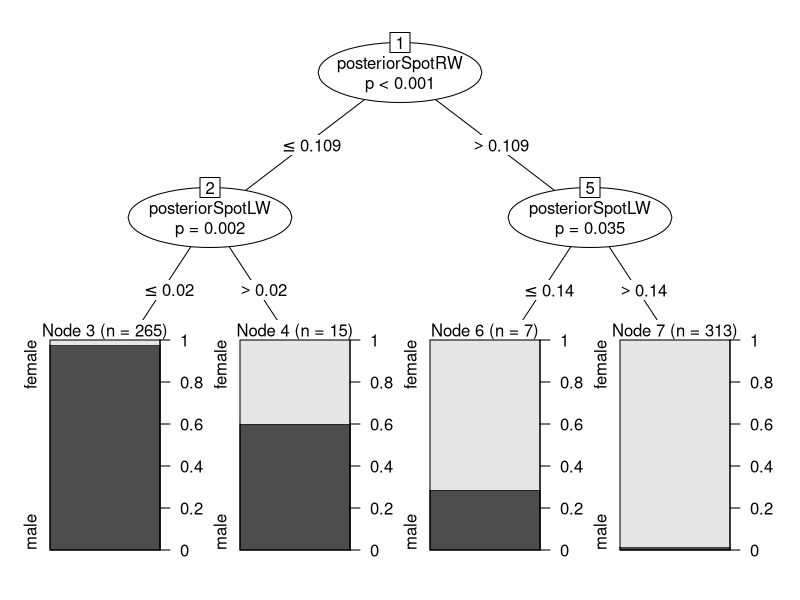
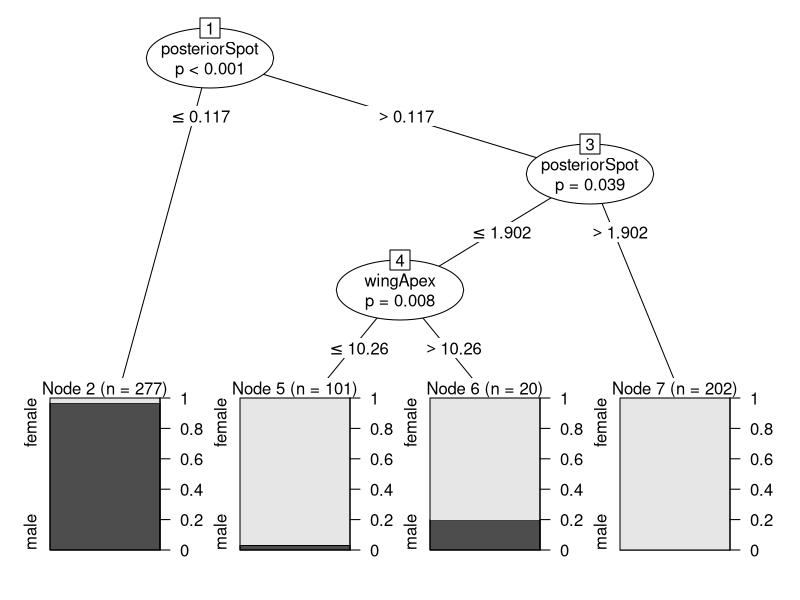
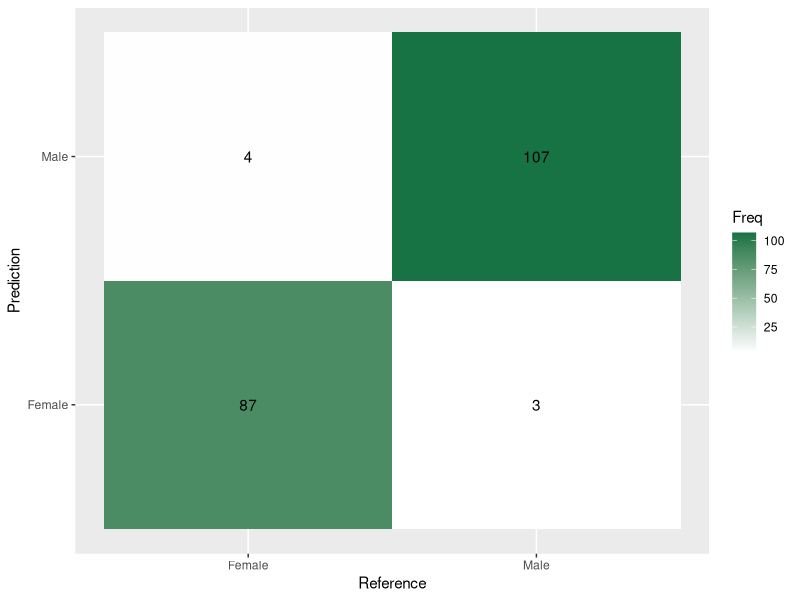
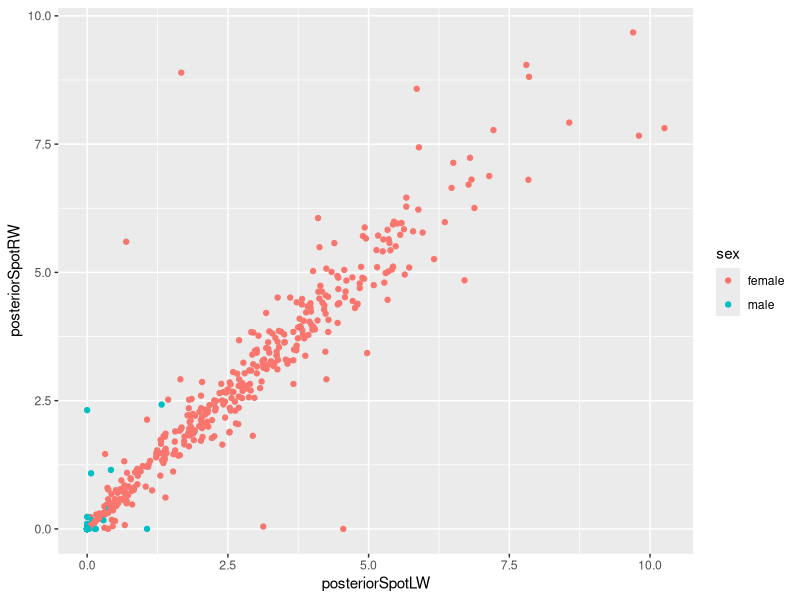
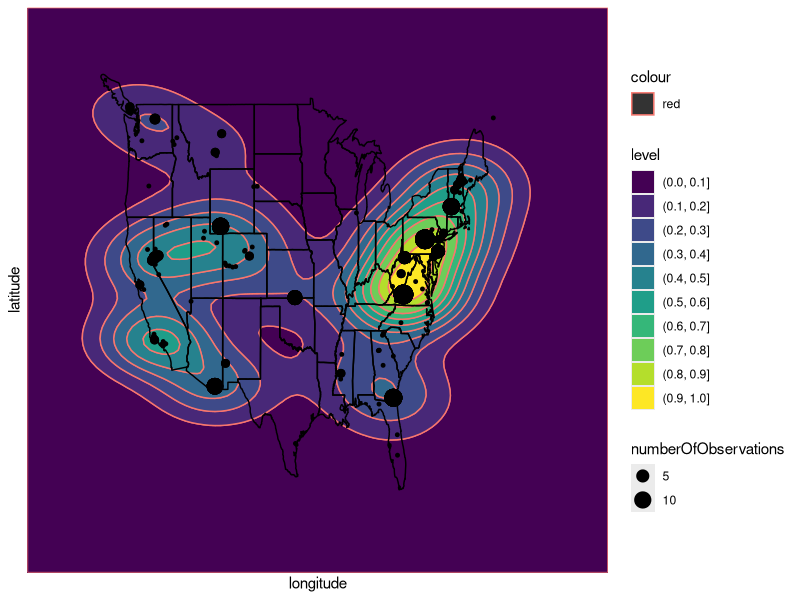
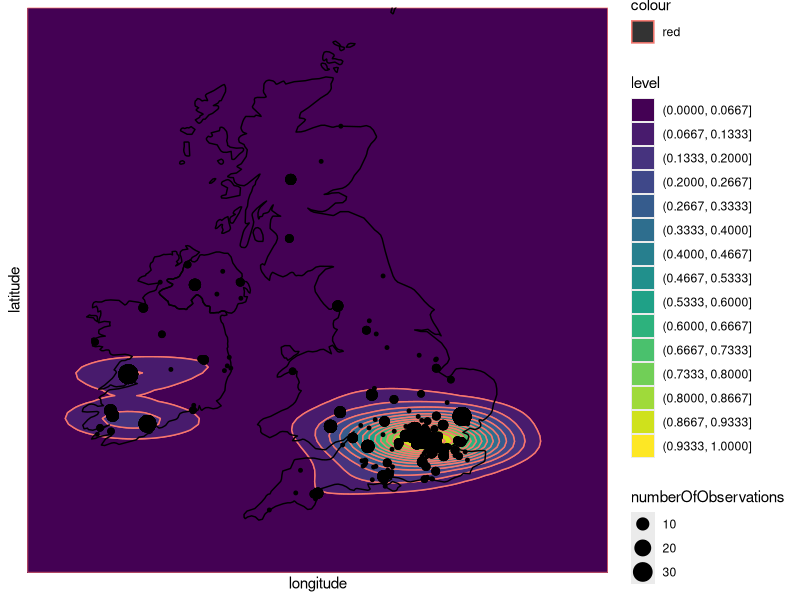
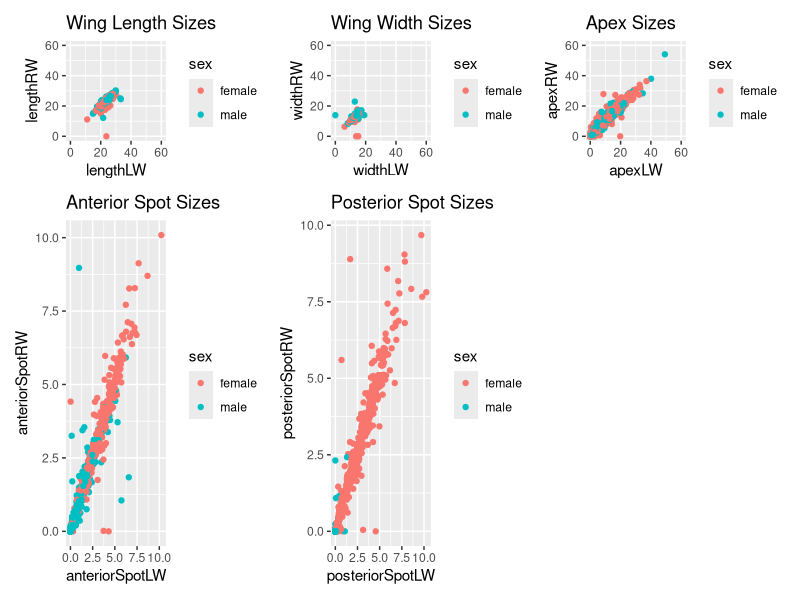
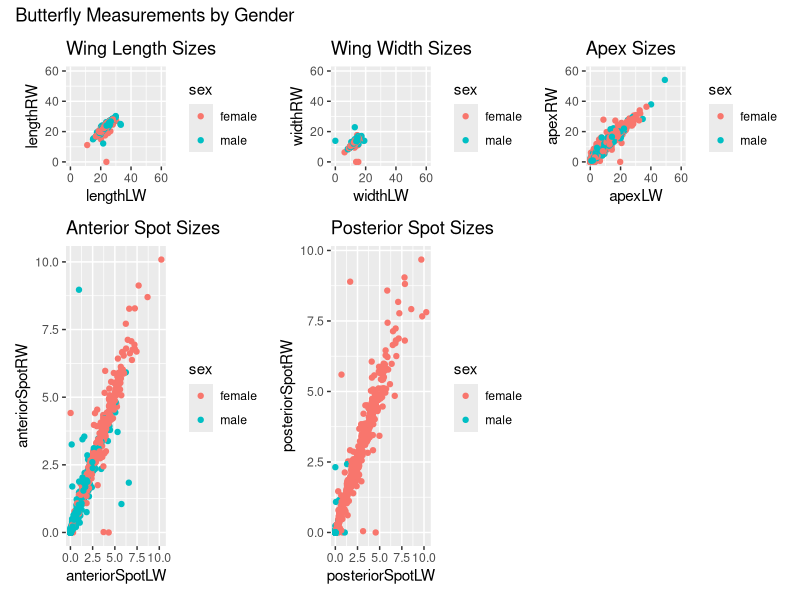

Source code (R) for these figures, in order:
library(tidyverse)
library(party)
library(magrittr)
library(e1071)
library(patchwork)

rm(list = ls())

df_clean_butterfly <- read.csv("Data/Clean/Butterfly.csv",) %>%
  mutate(date = as.Date(date))

options(scipen = 999)



df_butterfly_traits <- df_clean_butterfly %>%
  select(-coreId, -date, -year, -interspotLW, -interspotRW, -latitude, -longitude)

df_butterfly_known <- df_butterfly_traits %>%
  filter((sex == "male" | sex == "female") | (lengthLW == 0 | lengthRW == 0 | widthLW == 0 | widthRW == 0)) %>%
  na.omit()

df_butterfly_unkown <- df_butterfly_traits %>%
  anti_join(df_butterfly_known)


  
df_butterfly_training <- slice_head(df_butterfly_known, prop = 0.75) %>%
  mutate(sex = as.factor(sex))

df_butterfly_training_reduced <- df_butterfly_training %>%
  mutate(wingLength = rowMeans(cbind(lengthLW, lengthRW))) %>%
  mutate(wingWidth = rowMeans(cbind(widthLW, widthRW))) %>%
  mutate(wingApex = rowMeans(cbind(apexLW, apexRW))) %>%
  mutate(posteriorSpot = rowMeans(cbind(posteriorSpotLW, posteriorSpotRW))) %>%
  mutate(anteriorSpot = rowMeans(cbind(anteriorSpotLW, anteriorSpotRW))) %>%
  select(wingLength, wingWidth, wingApex, posteriorSpot, anteriorSpot, sex)

df_butterfly_testing  <- slice_head(df_butterfly_known, prop = -0.75) %>%
  mutate(sex = as.factor(sex))

df_butterfly_testing_reduced <- df_butterfly_testing %>%
  mutate(wingLength = rowMeans(cbind(lengthLW, lengthRW))) %>%
  mutate(wingWidth = rowMeans(cbind(widthLW, widthRW))) %>%
  mutate(wingApex = rowMeans(cbind(apexLW, apexRW))) %>%
  mutate(posteriorSpot = rowMeans(cbind(posteriorSpotLW, posteriorSpotRW))) %>%
  mutate(anteriorSpot = rowMeans(cbind(anteriorSpotLW, anteriorSpotRW))) %>%
  select(wingLength, wingWidth, wingApex, posteriorSpot, anteriorSpot, sex)

# Tree
treeFull <- ctree(sex ~ ., df_butterfly_training, controls = ctree_control(mincriterion = .95, testtype = "MonteCarlo")) %T>%
  plot()

treeReduced <- ctree(sex ~ ., df_butterfly_training_reduced, controls = ctree_control(mincriterion = .95, testtype = "MonteCarlo")) %T>%
  plot()

# Calculate confusion matrices
df_treeFull <- as.data.frame(table(predict(treeFull, newdata = df_butterfly_testing), df_butterfly_testing$sex))

# Calculate confusion matrices
df_treeReduced <- as.data.frame(table(predict(treeReduced, newdata = df_butterfly_testing_reduced), df_butterfly_testing_reduced$sex))

treePlot <- ggplot(df_treeReduced, aes(x = Var1, y = Var2, fill = Freq)) +
  geom_tile() + geom_text(aes(label=Freq)) +
  scale_fill_gradient(low="white", high="#177244") +
  labs(x = "Reference", y = "Prediction") +
  scale_x_discrete(labels=c("Female", "Male")) +
  scale_y_discrete(labels=c("Female", "Male"))

plot(treePlot)

sexPlot <- ggplot(df_butterfly_known, aes(x = posteriorSpotLW, y = posteriorSpotRW)) +
  geom_point(aes(color = sex))

plot(sexPlot)

# Identify regions ; islands == NA, so they go unused
df_butterfly_coordinates <- df_clean_butterfly %>%
  select(longitude, latitude) %>%
  group_by(longitude, latitude) %>%
  mutate(country = gsub(":.*", "", maps::map.where("world", longitude, latitude))) %>%
  mutate(numberOfObservations = length(longitude))

mapUS <- map_data("state")
mapVancouver <- map_data("world", "canada") %>%
  filter(subregion == "Vancouver Island") %>%
  mutate(group = (group+1 - group) + max(mapUS$group))

mapNorthAmerica <- rbind(mapUS, mapVancouver) %>%
  mutate(order = 1:n())

mapUnitedKingdom <- map_data("world", c("uk", "ireland")) 

df_us <- filter(df_butterfly_coordinates, country == "USA" | (country == "Canada" & latitude < 50)) 

df_uk <- filter(df_butterfly_coordinates, country == "UK" | (country =="Ireland"))

ggplot() +
  scale_x_continuous(limits = c(-140, -48), expand = c(0, 0), labels = NULL, breaks = NULL) +
  scale_y_continuous(limits = c(20, 55), expand = c(0, 0), labels = NULL, breaks = NULL) +
  geom_density2d_filled(data =  df_us, aes(longitude, latitude, color = "red"), contour_var = "ndensity") +
  geom_map(data = mapNorthAmerica, map = mapNorthAmerica, aes(map_id = region), fill = NA, color = "black") +
  geom_point(data = df_us, aes(longitude, latitude, size = numberOfObservations)) +
  theme(panel.grid = element_blank(), panel.border = element_blank())


ggplot() +
  scale_x_continuous(limits = c(-12, 5), expand = c(0, 0), labels = NULL, breaks = NULL) +
  scale_y_continuous(limits = c(49, 60), expand = c(0, 0), labels = NULL, breaks = NULL) +
  geom_density2d_filled(data =  df_uk, aes(longitude, latitude, color = "red"), contour_var = "ndensity", bins = 15, adjust = 2) +
  geom_map(data = mapUnitedKingdom, map = mapUnitedKingdom, aes(map_id = region), fill = NA, color = "black") +
  geom_point(data = df_uk, aes(longitude, latitude, size = numberOfObservations)) +
  theme(panel.grid = element_blank(), panel.border = element_blank())


df_butterfly_wings <- df_butterfly_known %>%
  select(lengthLW, lengthRW, widthLW, widthRW, sex) %>%
  mutate(wingArea = rowMeans(cbind(lengthLW, lengthRW)) * rowMeans(cbind(widthLW, widthRW)))

df_wing_length_scatter <- df_butterfly_traits %>%
  select(lengthLW, lengthRW, sex) %>%
  filter(sex == "male" | sex == "female") 

length_scatterPlot <- ggplot(df_wing_length_scatter, aes(lengthLW, lengthRW, color = sex)) +
  geom_point() +
  labs( title = "Wing Length Sizes") +
  coord_fixed(xlim = c(0,60), ylim = c(0,60))

df_wing_width_scatter <- df_butterfly_traits %>%
  select(widthLW, widthRW, sex) %>%
  filter(sex == "male" | sex == "female")

width_scatterPlot <- ggplot(df_wing_width_scatter, aes(widthLW, widthRW, color = sex)) +
  geom_point() +
  labs(title = "Wing Width Sizes") +
  coord_fixed(xlim = c(0,60), ylim = c(0,60))

df_wing_apex_scatter <- df_butterfly_traits %>%
  select(apexLW, apexRW, sex) %>%
  filter(sex == "male" | sex == "female")

apex_scatterPlot <- ggplot(df_wing_apex_scatter, aes(apexLW, apexRW, color = sex)) +
  geom_point() +
  labs(title = "Apex Sizes") +
  coord_fixed(xlim = c(0,60), ylim = c(0,60))

df_wing_anteriorSpot_scatter <- df_butterfly_traits %>%
  select(anteriorSpotLW, anteriorSpotRW, sex) %>%
  filter(sex == "male" | sex == "female")

anteriorSpot_scatterPlot <- ggplot(df_wing_anteriorSpot_scatter, aes(anteriorSpotLW, anteriorSpotRW, color = sex)) +
  geom_point() +
  labs(title = "Anterior Spot Sizes")

df_wing_posteriorSpot_scatter <- df_butterfly_traits %>%
  select(posteriorSpotLW, posteriorSpotRW, sex) %>%
  filter(sex == "male" | sex == "female")

posteriorSpot_scatterPlot <- ggplot(df_wing_posteriorSpot_scatter, aes(posteriorSpotLW, posteriorSpotRW, color = sex)) +
  geom_point() +
  labs(title = "Posterior Spot Sizes")

plot(length_scatterPlot + width_scatterPlot + apex_scatterPlot +
       anteriorSpot_scatterPlot +
       posteriorSpot_scatterPlot +
       plot_layout(ncol = 3)) +
       plot_annotation("Butterfly Measurements by Gender")

# t test to see if wing length has any discernable impact
# on gender
t.test(df_butterfly_wings$wingArea ~ df_butterfly_wings$sex)
